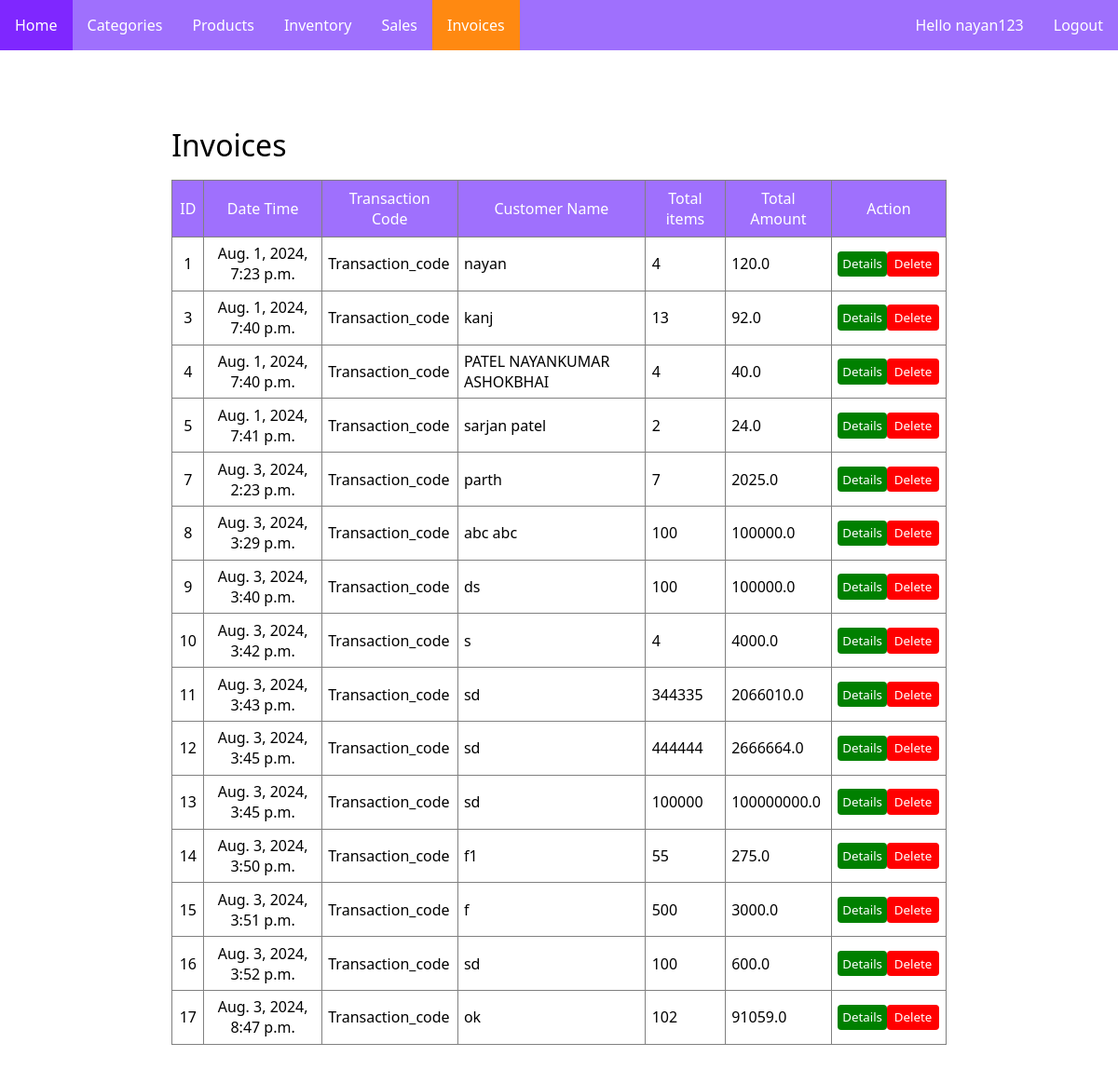
The page /invoices (signed in) on the database its author committed.
### items/models.py (models this page shows, shortened)
class Salse_customers(models.Model):
    Date_Time = models.DateTimeField(auto_now=True, auto_now_add=False)
    Transaction_code = models.CharField(max_length=20)
    Customers_name = models.CharField(max_length=50)
    Total_items = models.IntegerField()
    Total_ammount = models.FloatField()
    product_bil_data = models.TextField()

### items/views.py (the view)
# urls.py: path("invoices", views.invoices, name='invoices'),
def invoices(request):
    active_invoices = "active"
    s = Salse_customers.objects.all()
    context = {"active_invoices":active_invoices, "salse_details":s}
    return render(request, 'items/invoices.html', context)

### Templates/items/invoices.html (shortened to what this page needs)
{% extends "base.html" %}
{% load static %}
{% block head %}
<link rel="stylesheet" href="{% static 'css/style.css' %}">
{% endblock head %}
{% block body %}
<div class="cont">
    <div class="flexbox">
        <h1 class="heading">Invoices</h1>
    </div>
    <table class="table">
        <tr>
            <th>ID</th>
            <th>Date Time</th>
            <th>Transaction Code</th>
            <th>Customer Name</th>
            <th>Total items</th>
            <th>Total Amount</th>
            <th>Action</th>
        </tr>
        <tr>
            {% if salse_details %}
            {% for s in salse_details %}
            <tr>
                <td style='text-align: center;'>{{s.id}}</td>
                <td style='text-align: center;'>{{s.Date_Time}}</td>
                <td>{{s.Transaction_code}}</td>
                <td>{{s.Customers_name}}</td>
                <td>{{s.Total_items}}</td>
                <td>{{s.Total_ammount}}</td>
                <td>
                    <div style='display: flex; align-items: center; justify-content: center;'>
                    <button class="editbtn" onclick="window.location.href='/Invoices_details/{{s.id}}/'">Details</button>
                    <button class="deletebtn" onclick="deleteconform({{s.id}})">Delete</button>
                </div>
                </td>
            </tr>
            {% endfor %}
            {% else %}
            <td style='color:red; padding: 1rem; text-align: center;' colspan="7">Empty</td>
            {% endif %}
        </tr>
    </table>
</div>
{% endblock body %}

### Templates/base.html (shortened to what this page needs)
{% load static %}
<!DOCTYPE html>
<html lang="en">
<head>
    <link rel="stylesheet" href="{% static 'css/navbar.css' %}">
    {% block head %}
    {% endblock head %}
</head>
<body>
    <nav class="navbar">
        {% if user.is_authenticated %}
        <ul>
            <li class = '{% if active_home %}active{% endif %}' onclick="window.location.href = '/'">Home</li>
            <li class = '{% if active_categories %}active{% endif %}' onclick="window.location.href = '/categories'">Categories</li>
            <li class = '{% if active_products %}active{% endif %}' onclick="window.location.href = '/products'">Products</li>
            <li class = '{% if active_inventory %}active{% endif %}' onclick="window.location.href = '/inventory'">Inventory</li>
            <li class = '{% if active_sales %}active{% endif %}' onclick="window.location.href = '/sales'">Sales</li>
            <li class = '{% if active_invoices %}active{% endif %}' onclick="window.location.href = '/invoices'">Invoices</li>
        </ul>
        <ul>
            <li>Hello {{user.username}}</li>
            <li onclick="window.location.href = '/account/logout'">Logout</li>
        </ul>
        {% else %}
        <ul style='margin: auto;'>
            <li><h1>Inventory Management</h1></li>
        </ul>
        {% endif %}
    </nav>
    {% block body %}
    {% endblock body %}
</body>
</html>

### static/css/navbar.css (style rules this page uses)
* { box-sizing: border-box; padding: 0; margin: 0; font-family: 'Segoe UI', Tahoma, Geneva, Verdana, sans-serif; }
.navbar { display: flex; flex-direction: row; justify-content: space-between; background-color: #9F70FD; }
.navbar ul { display: flex; flex-direction: row; list-style: none; }
.navbar ul li { padding: 1rem 1rem; cursor: pointer; color: white; }
.active { background-color: #FF8911; }

### static/css/style.css (style rules this page uses)
.cont { max-width: 22cm; margin: auto; padding: 4rem 0; }
.flexbox { display: flex; flex-direction: row; flex-wrap: nowrap; justify-content: space-between; align-items: center; }
.heading { font-weight: 300; margin: 1rem 0; }
.table { width: 100%; border-collapse: collapse; }
.table th { font-weight: 400; background-color: #9F70FD; color: white; }
.table th, .table td { border: 1px solid gray; padding: 0.5rem; }
.table td { font-weight: 400; padding: 0.4rem; }
.editbtn { background-color: green; color:white; border: 0; padding: 0.3rem; border-radius: 4px; }
.deletebtn { background-color: rgb(255, 0, 0); color:white; border: 0; padding: 0.3rem 0.5rem; border-radius: 4px; }

### rows shown on the page
Salse_customers: id "1", Date_Time "Aug. 1, 2024, 7:23 p.m.", Transaction_code "Transaction_code", Customers_name "nayan", Total_items "4", Total_ammount "120.0"
Salse_customers: id "3", Date_Time "Aug. 1, 2024, 7:40 p.m.", Transaction_code "Transaction_code", Customers_name "kanj", Total_items "13", Total_ammount "92.0"
Salse_customers: id "4", Date_Time "Aug. 1, 2024, 7:40 p.m.", Transaction_code "Transaction_code", Customers_name "PATEL NAYANKUMAR ASHOKBHAI", Total_items "4", Total_ammount "40.0"
Salse_customers: id "5", Date_Time "Aug. 1, 2024, 7:41 p.m.", Transaction_code "Transaction_code", Customers_name "sarjan patel", Total_items "2", Total_ammount "24.0"
Salse_customers: id "7", Date_Time "Aug. 3, 2024, 2:23 p.m.", Transaction_code "Transaction_code", Customers_name "parth", Total_items "7", Total_ammount "2025.0"
Salse_customers: id "8", Date_Time "Aug. 3, 2024, 3:29 p.m.", Transaction_code "Transaction_code", Customers_name "abc abc", Total_items "100", Total_ammount "100000.0"
Salse_customers: id "9", Date_Time "Aug. 3, 2024, 3:40 p.m.", Transaction_code "Transaction_code", Customers_name "ds", Total_items "100", Total_ammount "100000.0"
Salse_customers: id "10", Date_Time "Aug. 3, 2024, 3:42 p.m.", Transaction_code "Transaction_code", Customers_name "s", Total_items "4", Total_ammount "4000.0"
Salse_customers: id "11", Date_Time "Aug. 3, 2024, 3:43 p.m.", Transaction_code "Transaction_code", Customers_name "sd", Total_items "344335", Total_ammount "2066010.0"
Salse_customers: id "12", Date_Time "Aug. 3, 2024, 3:45 p.m.", Transaction_code "Transaction_code", Customers_name "sd", Total_items "444444", Total_ammount "2666664.0"
Salse_customers: id "13", Date_Time "Aug. 3, 2024, 3:45 p.m.", Transaction_code "Transaction_code", Customers_name "sd", Total_items "100000", Total_ammount "100000000.0"
Salse_customers: id "14", Date_Time "Aug. 3, 2024, 3:50 p.m.", Transaction_code "Transaction_code", Customers_name "f1", Total_items "55", Total_ammount "275.0"
Salse_customers: id "15", Date_Time "Aug. 3, 2024, 3:51 p.m.", Transaction_code "Transaction_code", Customers_name "f", Total_items "500", Total_ammount "3000.0"
Salse_customers: id "16", Date_Time "Aug. 3, 2024, 3:52 p.m.", Transaction_code "Transaction_code", Customers_name "sd", Total_items "100", Total_ammount "600.0"
Salse_customers: id "17", Date_Time "Aug. 3, 2024, 8:47 p.m.", Transaction_code "Transaction_code", Customers_name "ok", Total_items "102", Total_ammount "91059.0"

### other values the page prints
{{ user.username }} "nayan123"
